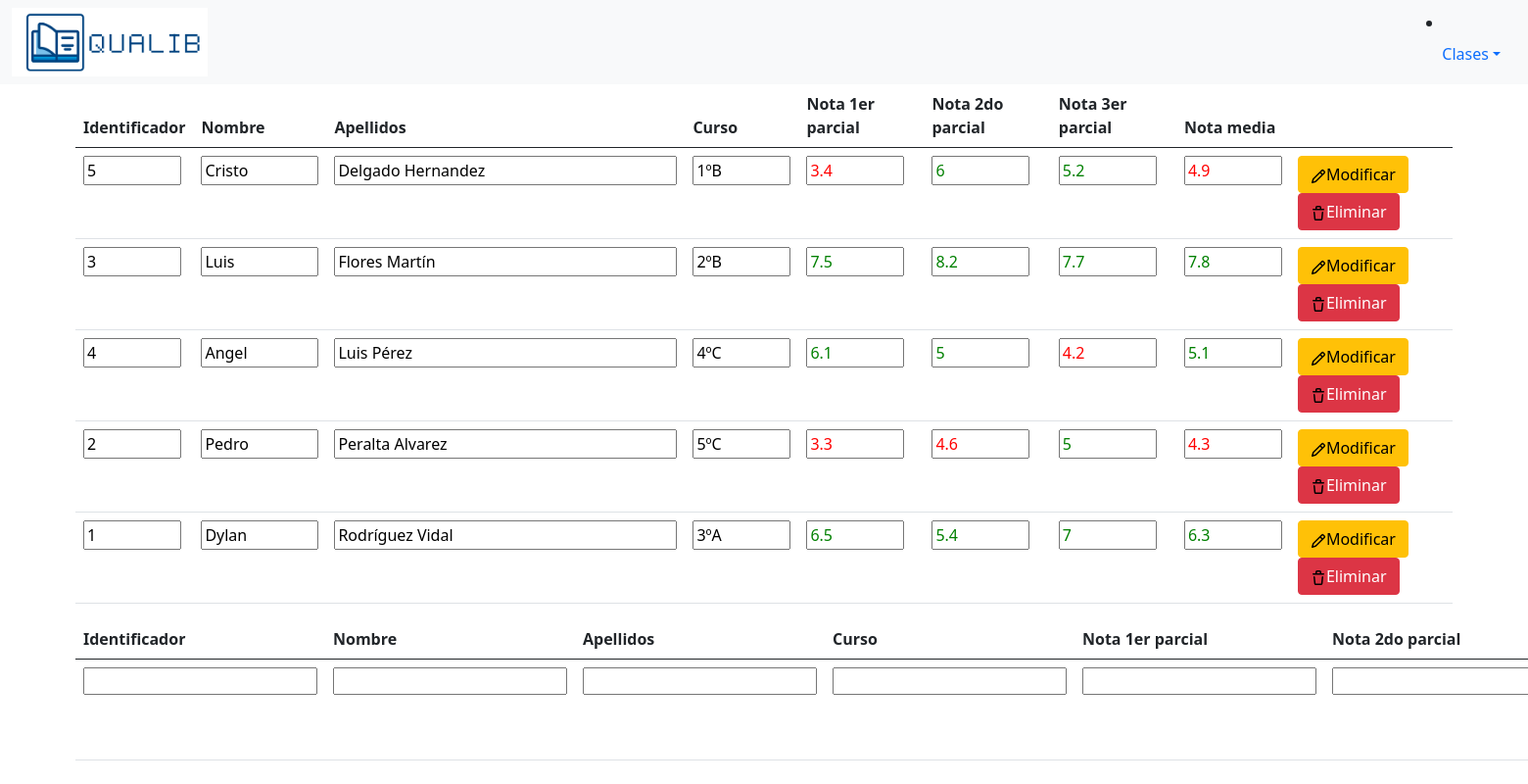
/Controlador/init.php (signed in), run on an earlier commit of the app's database.
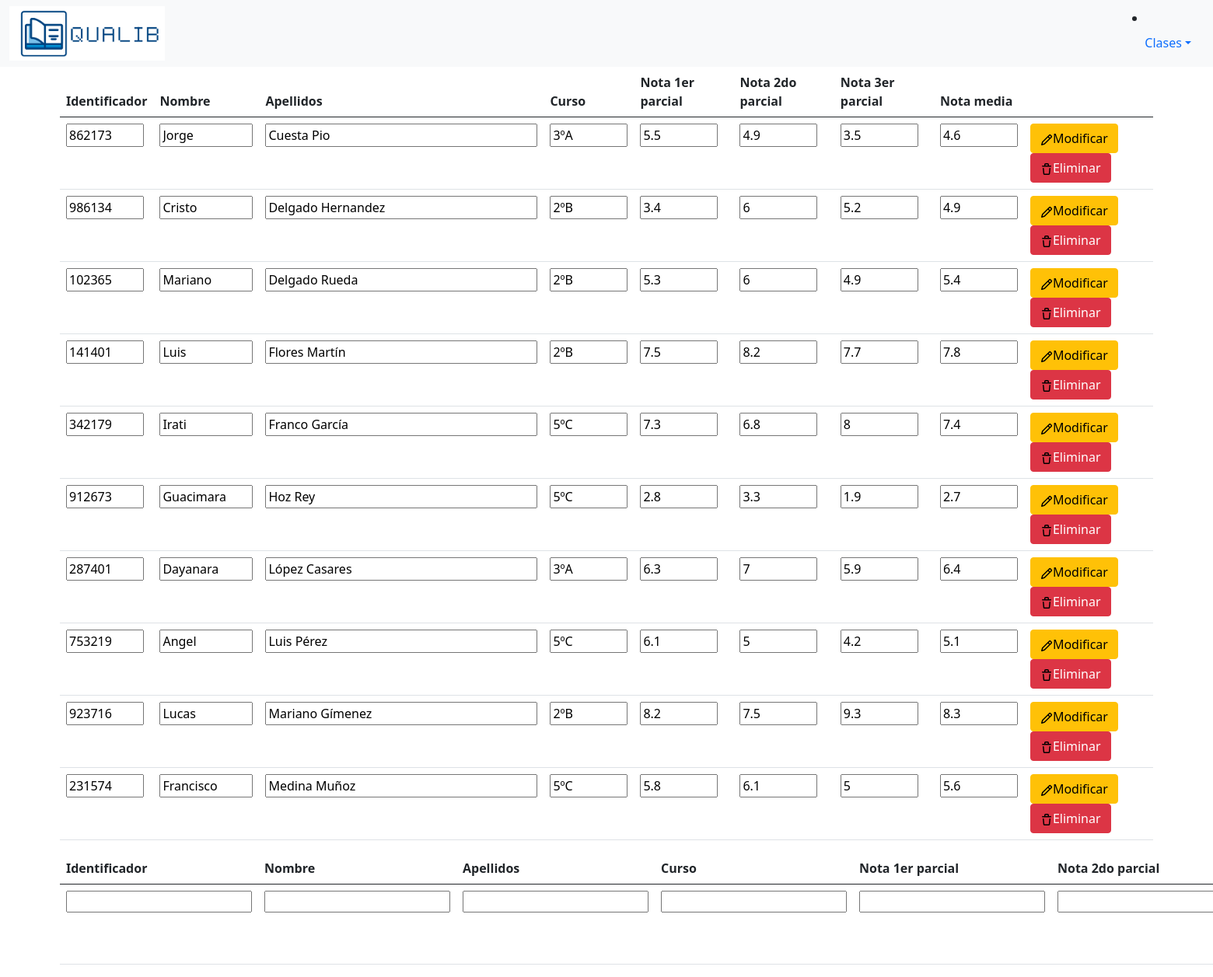
And on a later commit of the database.
### tables this page shows
CREATE TABLE alumnos (
    id INT(7) NOT NULL,
    nombre VARCHAR(120) NOT NULL,
    apellidos VARCHAR(120) NOT NULL,
    curso VARCHAR(3) NOT NULL,
    parcial1 FLOAT NOT NULL,
    parcial2 FLOAT NOT NULL,
    parcial3 FLOAT NOT NULL,
    PRIMARY KEY(id)
);

### Controlador/init.php (called while the page is built, shortened)
<?php
require_once("ControladorProfesor.php");
$numPag = 1;
$tamPag = 10;
$listaAlumnos = ControladorProfesor::listar($numPag, $tamPag);
require_once("../Vista/vistaProfesor.php");

### Modelo/ModeloAlumno.php (called while the page is built, shortened)
<?php
require_once("Alumno.php");
class ModeloAlumno {
    public static function consulta(string $sql) {
        [$host, $usuario, $password, $bd] = ['localhost', 'staff', 'adminadmin123456', 'quaLib'];
        try {
            $conexion = new PDO("mysql:host=$host;dbname=$bd;charset=utf8", $usuario, $password);
            $conexion->setAttribute(PDO::ATTR_ERRMODE, PDO::ERRMODE_EXCEPTION);
            $resultado = $conexion->query($sql);
        } catch (PDOException $exception) {
            exit($exception);
        }
        return $resultado;
    }
    public static function listar(int $numPag = 1, int $tamPag = 10): array {
        $comienzo = ($numPag - 1) * $tamPag;
        $resultado = ModeloAlumno::consulta("SELECT * FROM alumnos GROUP BY apellidos ASC LIMIT $comienzo, $tamPag");
        $listaAlumnos = [];
        while ($alumno = $resultado->fetch(PDO::FETCH_ASSOC)) {
            $listaAlumnos[] = Alumno::getAlumno($alumno);
        }
        return $listaAlumnos;
    }
}

### Controlador/ControladorProfesor.php (called while the page is built, shortened)
<?php
require_once("../Modelo/Alumno.php");
require_once("../Modelo/ModeloAlumno.php");
class ControladorProfesor {
    public static function listar($numPag = 1, $tamPag = 10): array {
        return ModeloAlumno::listar($numPag, $tamPag);
    }
}

### Modelo/Alumno.php (called while the page is built, shortened)
<?php
class Alumno {
    private $atributos = [];
    public function __construct(string $nombre, string $apellidos, string $curso, float $parcial1, float $parcial2, float $parcial3, int $id = null) {
        $this->atributos['nombre'] = $nombre;
        $this->atributos['apellidos'] = $apellidos;
        $this->atributos['curso'] = $curso;
        $this->atributos['parcial1'] = $parcial1;
        $this->atributos['parcial2'] = $parcial2;
        $this->atributos['parcial3'] = $parcial3;
        $this->atributos['id'] = $id;
    }
    public static function getAlumno(array $alumno): Alumno {
        [$id, $nombre, $apellidos, $curso, $parcial1, $parcial2, $parcial3] = [$alumno['id'], $alumno['nombre'], $alumno['apellidos'], $alumno['curso'], $alumno['parcial1'], $alumno['parcial2'], $alumno['parcial3']];
        return new Alumno($nombre, $apellidos, $curso, $parcial1, $parcial2, $parcial3, $id);
    }
    public function __get($atributo) {
        return $this->atributos[$atributo];
    }
    public function calcularNota() {
        return round(($this->parcial1 + $this->parcial2 + $this->parcial3) / 3, 1);
    }
}

### Vista/vistaProfesor.php (the view, shortened to what this page needs)
<!doctype html>
<html lang="es">
<head>
    <link href="https://cdn.jsdelivr.net/npm/bootstrap@5.0.2/dist/css/bootstrap.min.css" rel="stylesheet">
</head>
<body>
    <nav class="navbar navbar-expand-lg navbar-light bg-light">
        <div class="container-fluid">
            <img src="../src/img/quaLib_logo.png" alt="Logo QUALIB" width="200px">
            <li class="nav-item dropdown">
                <a class="nav-link dropdown-toggle" href="#" id="navbarDropdown" role="button" data-bs-toggle="dropdown" aria-expanded="false">Clases</a>
            </li>
        </div>
    </nav>
    <div class="container-fluid">
        <div class="row d-flex justify-content-center">
            <div class="col-11">
                <table class="table">
                    <thead>
                    <tr>
                        <th scope="col">Identificador</th>
                        <th scope="col">Nombre</th>
                        <th scope="col">Apellidos</th>
                        <th scope="col">Curso</th>
                        <th scope="col">Nota 1er parcial</th>
                        <th scope="col">Nota 2do parcial</th>
                        <th scope="col">Nota 3er parcial</th>
                        <th scope="col">Nota media</th>
                        <th scope="col"></th>
                    </tr>
                    </thead>
                    <tbody>
                    <?php
                    foreach ($listaAlumnos as $alumno) {
                    ?>
                    <tr id="<?=$alumno->id?>">
                        <td><input type="number" name="id" maxlength="7" value="<?=$alumno->id?>" style="width:100px;"></td>
                        <td><input type="text" name="nombre" maxlength="120" value="<?=$alumno->nombre?>" style="width:120px;"></td>
                        <td><input type="text" name="apellidos" maxlength="120" value="<?=$alumno->apellidos?>" style="width:350px;"></td>
                        <td><input type="text" name="curso" maxlength="3" value="<?=$alumno->curso?>" style="width:100px;"></td>
                        <td><input type="number" name="parcial1" maxlength="3" id="parcial1_<?=$alumno->id?>" value="<?=$alumno->parcial1?>" style="width:100px;"></td>
                        <td><input type="number" name="parcial2" maxlength="3" id="parcial2_<?=$alumno->id?>" value="<?=$alumno->parcial2?>" style="width:100px;"></td>
                        <td><input type="number" name="parcial3" maxlength="3" id="parcial3_<?=$alumno->id?>" value="<?=$alumno->parcial3?>" style="width:100px;"></td>
                        <td><input type="number" name="nota" id="nota_<?=$alumno->id?>" value="<?=$alumno->calcularNota()?>" style="width:100px;"></td>
                        <td>
                            <button type="button" class="btn btn-warning" id="modificar_<?=$alumno->id?>" onclick="modificar('<?=$alumno->id?>')">
                                Modificar
                            </button>
                            <button type="button" class="btn btn-danger" onclick="eliminar('<?=$alumno->id?>')">
                                Eliminar
                            </button>
                        </td>
                    </tr>
                    <?php
                    }
                    ?>
                    </tbody>
                </table>
                <table class="table">
                    <thead>
                    <tr>
                        <th scope="col">Identificador</th>
                        <th scope="col">Nombre</th>
                        <th scope="col">Apellidos</th>
                        <th scope="col">Curso</th>
                        <th scope="col">Nota 1er parcial</th>
                        <th scope="col">Nota 2do parcial</th>
                    </tr>
                    </thead>
                    <tbody>
                    <tr id="insertar">
                        <td><input type="number" name="id" maxlength="5" style="height: 100%"></td>
                        <td><input type="text" name="nombre" maxlength="120" style="height: 100%"></td>
                        <td><input type="text" name="apellidos" maxlength="120" style="height: 100%"></td>
                        <td><input type="text" name="curso" maxlength="50" style="height: 100%"></td>
                        <td><input type="number" name="parcial1" maxlength="2" style="height: 100%"></td>
                        <td><input type="number" name="parcial2" maxlength="2" style="height: 100%"></td>
                    </tr>
                    </tbody>
                </table>
            </div>
        </div>
    </div>
</body>
</html>

What changed in the data, as far as the page shows it:
removed alumnos: id "5", nombre "Cristo", apellidos "Delgado Hernandez", curso "1ºB", parcial1 "3.4", parcial2 "6", parcial3 "5.2", nota "4.9"
removed alumnos: id "3", nombre "Luis", apellidos "Flores Martín", curso "2ºB", parcial1 "7.5", parcial2 "8.2", parcial3 "7.7", nota "7.8"
removed alumnos: id "4", nombre "Angel", apellidos "Luis Pérez", curso "4ºC", parcial1 "6.1", parcial2 "5", parcial3 "4.2", nota "5.1"
removed alumnos: id "2", nombre "Pedro", apellidos "Peralta Alvarez", curso "5ºC", parcial1 "3.3", parcial2 "4.6", parcial3 "5", nota "4.3"
removed alumnos: id "1", nombre "Dylan", apellidos "Rodríguez Vidal", curso "3ºA", parcial1 "6.5", parcial2 "5.4", parcial3 "7", nota "6.3"
added alumnos: id "862173", nombre "Jorge", apellidos "Cuesta Pio", curso "3ºA", parcial1 "5.5", parcial2 "4.9", parcial3 "3.5", nota "4.6"
added alumnos: id "986134", nombre "Cristo", apellidos "Delgado Hernandez", curso "2ºB", parcial1 "3.4", parcial2 "6", parcial3 "5.2", nota "4.9"
added alumnos: id "102365", nombre "Mariano", apellidos "Delgado Rueda", curso "2ºB", parcial1 "5.3", parcial2 "6", parcial3 "4.9", nota "5.4"
added alumnos: id "141401", nombre "Luis", apellidos "Flores Martín", curso "2ºB", parcial1 "7.5", parcial2 "8.2", parcial3 "7.7", nota "7.8"
added alumnos: id "342179", nombre "Irati", apellidos "Franco García", curso "5ºC", parcial1 "7.3", parcial2 "6.8", parcial3 "8", nota "7.4"
added alumnos: id "912673", nombre "Guacimara", apellidos "Hoz Rey", curso "5ºC", parcial1 "2.8", parcial2 "3.3", parcial3 "1.9", nota "2.7"
added alumnos: id "287401", nombre "Dayanara", apellidos "López Casares", curso "3ºA", parcial1 "6.3", parcial2 "7", parcial3 "5.9", nota "6.4"
added alumnos: id "753219", nombre "Angel", apellidos "Luis Pérez", curso "5ºC", parcial1 "6.1", parcial2 "5", parcial3 "4.2", nota "5.1"
added alumnos: id "923716", nombre "Lucas", apellidos "Mariano Gímenez", curso "2ºB", parcial1 "8.2", parcial2 "7.5", parcial3 "9.3", nota "8.3"
added alumnos: id "231574", nombre "Francisco", apellidos "Medina Muñoz", curso "5ºC", parcial1 "5.8", parcial2 "6.1", parcial3 "5", nota "5.6"
